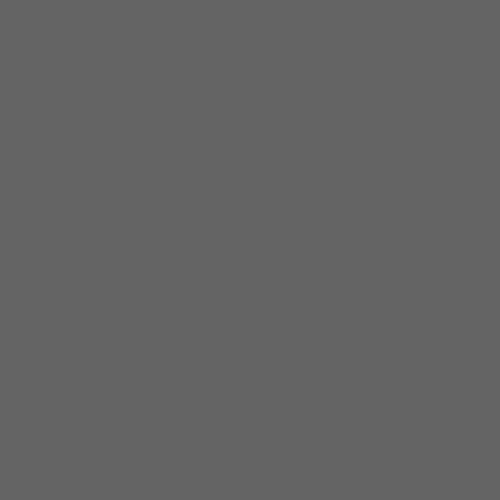
Frame 1 (no input)
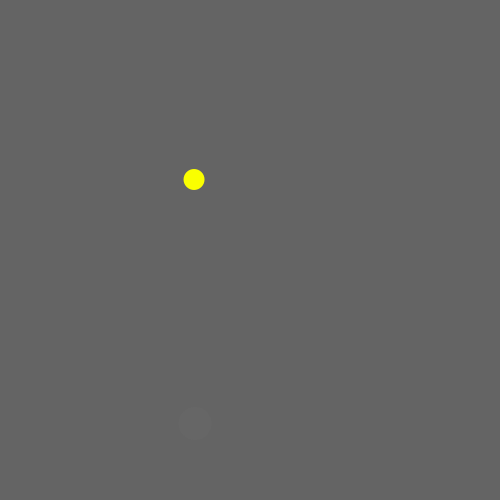
Frame 60 (the mouse pressed at the canvas centre just before this capture)
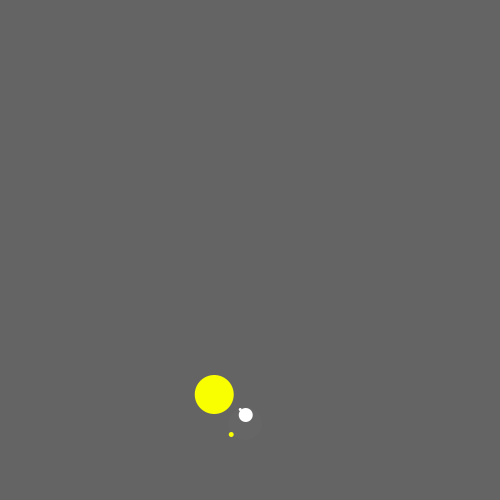
Frame 120 (the mouse held since frame 60 and released just before this capture)

The Processing sketch that drew these frames (run headless with seeded random() and noise(); from frame 60 on, the mouse is pressed at the canvas centre):

// Processing sketch: processing_13145
// ── processing_13145.pde

float x = 600; // X-coordinate
float y = 440; // Y-coordinate
int radius = 80; // Head Radius
int bodyHeight = 60; // Body Height
int neckHeight = 70; // Neck Height
float easing = 0.02;
void setup() {
size(500, 500);
smooth();
strokeWeight(50);
ellipseMode(CORNER);
}
void draw() {
int targetX = mouseX;
x += (targetX - x) * easing;
if (mousePressed) {
neckHeight = 20;
bodyHeight = 45;
} else {
neckHeight = 150;
bodyHeight = 100;
}
float ny = y - bodyHeight - neckHeight - radius;
background(100);
// Neck
stroke(300);
line(x+12, y-bodyHeight, x+2, ny);
// Antennae
line(x+5, ny, x-8, ny-3);
line(x+5, ny, x+4, ny-9);
line(x+5, ny, x+7, ny+5);
// Body
noStroke();
fill(102);
ellipse(x, y-33, 33, 33);
fill(300);
rect(x-45, y-bodyHeight, 5, bodyHeight-10);
// Head
fill(250,255,0);
ellipse(x+5, ny, radius, radius--);
if (mousePressed)
{ellipse(x,y-8,5,5);
fill(255);
ellipse(x+10, ny-6, 14, 14);
fill(255);
ellipse(x+10, ny-6, 3, 3);
}
}
